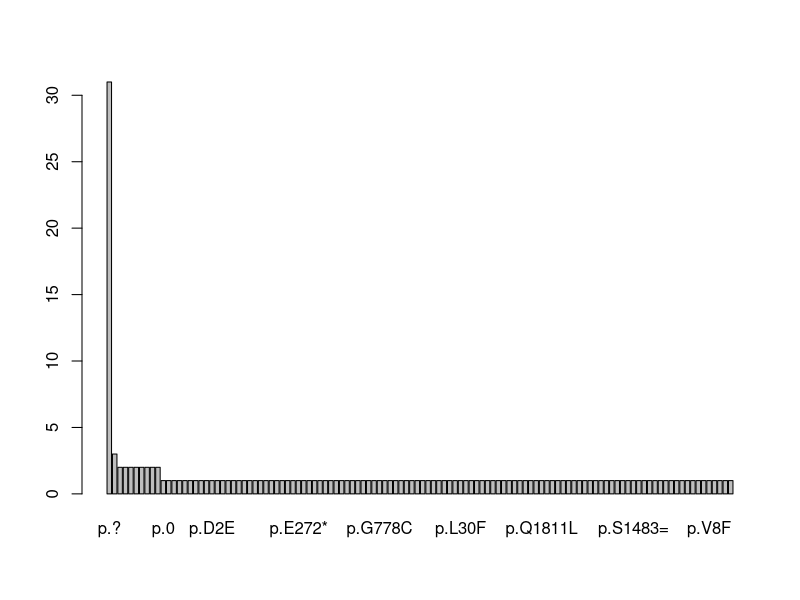

Generate this figure with R:
cat("\n\n -----------------------------------------------------------------------\n") 
cat("|Abraham Cepeda,Juan Carlos Garfias,Lucas Eduardo Idígoras y Vanina Sada|\n")
cat(" -----------------------------------------------------------------------\n") 
#Lectura de datos Cosmic
cosmic <-  read.delim(file="cosmic_data.csv", sep=",", as.is=T)
cat("\n\nSize cosmic\n")
print(dim(cosmic))
cat("\n\nCosmic 1-2\n")
print(as.data.frame(cosmic[1:2,]))

cat("\n\nTabla cosmic")
print(table(cosmic$Sample.Type))

#filtrar mutaciones por tipo de muestra y conservar tumor sample
cosmic <- cosmic[which(cosmic$Sample.Type == "Tumour Sample"),]
#Estatus somático, quitar variantes de origen
cat("\n\nTabla de cosmic estatus somatico")
print(table(cosmic$Somatic.Status))

cosmic <- cosmic[-which(cosmic$Somatic.Status == "Variant of unknown origin"),]

#Lectura de datos gnomAD
gnomAD <-  read.delim(file="gnomad_data.csv", sep=",", as.is=T)
#por tipo de mutacion
cat("\n\nTabla gnomad por tipo de mutacion")
print(table(gnomAD$Annotation))
#añadir variables conjuntas
aux_loc <- unlist(strsplit(x=cosmic$Genomic.Co.ordinates, split=":"))[seq(from=2, to=nrow(cosmic)*2, by=2)]
cat("\n\nVariables comunes entre cosmic y gnomad\n")
print(aux_loc[1:5])

aux_loc2 <- unlist(strsplit(x=aux_loc, split="\\.\\."))
print(aux_loc[1:6])

#Los elementos impares son el inicio de la locación de la mutación y los elementos pares son el final
cosmic$start <- aux_loc2[seq(from=1, to=nrow(cosmic)*2, by=2)]
cosmic$end <- aux_loc2[seq(from=2, to=nrow(cosmic)*2, by=2)]

#comparar cantidad de locaciones de variantes
cosmic_pos <- sort(as.numeric(unique(c(cosmic$start, cosmic$end))))
gnomAD_pos <- sort(unique(gnomAD$Position))

#obtener posiciones 
cosmic_pos <- sort(as.numeric(unique(c(cosmic$start,cosmic$end))))
gnomAD_pos <- sort(unique(gnomAD$Position))

cat("\n\nRangos de secuencias\n")
#rango secuencia cosmic
print(range(cosmic_pos))
#rango secuencia gnomAD
print(range(gnomAD_pos))
#longitud
cat("\n\nLongitud de secuencias\n")
print(diff(range(cosmic_pos)))
print(diff(range(gnomAD_pos)))

#mutaciones de alelos mayor a 1000
cat("\n\nMutaciones de alelos mayor a 1000\n")
gnomAD[which(gnomAD$Allele.Count > 1000),c(1:5,9,10,12,14:16)]
sort(table(cosmic$AA.Mutation),decreasing=T)
print(as.data.frame(sort(table(cosmic$AA.Mutation),decreasing=T)))
barplot(sort(table(cosmic$AA.Mutation),decreasing=T))

#mutaciones en mas de 1000 muestras
cat("\n\nMutaciones en mas de 1000 muestras\n")
cosmic[c(30181556,26806567,27502118),c(1,2,4,6,7,9,16,17,19:21)]
print(cosmic[c(30181556,26806567,27502118),c(1,2,4,6,7,9,16,17,19:21)])

#mutacion presente en gnomAD
cat("\n\nMutacion presente en gnomAD\n")
gnomAD[which(gnomAD$Position == 25398284),c(1:5,9,10,12,14:16)]
print(gnomAD[which(gnomAD$Position == 25398284),c(1:5,9,10,12,14:16)])

#mutaciones mas frecuentes en gnomAD y en cosmic
cat("\n\nMutacion presente en gnomAD y en cosmic\n")
cosmic[which(cosmic$start %in% c(30181556,26806567,27502118))[1],]
print(cosmic[which(cosmic$start %in% c(30181556,26806567,27502118))[1],])
